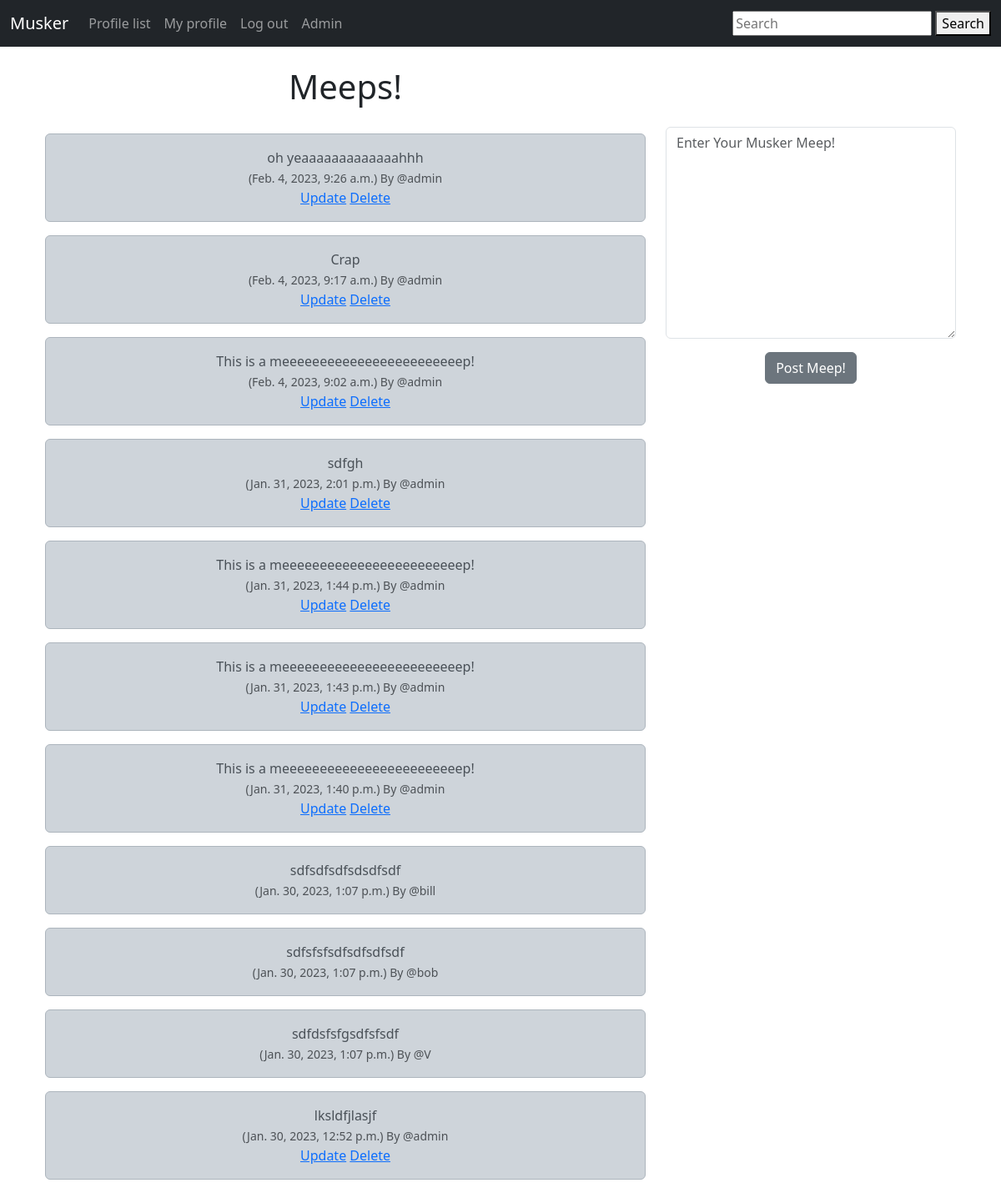
The app's page / (signed in) with its own data.
### musker/models.py (models this page shows, shortened)
class Meep(models.Model):
    user = models.ForeignKey(User, related_name='meeps', on_delete=models.DO_NOTHING)
    body = models.CharField(max_length=200)
    created_at = models.DateTimeField(auto_now_add=True)

### musker/views.py (the view, shortened to what this page needs)
# urls.py: path('', views.home, name='home'),
def home(request):
    if request.user.is_authenticated:
        form = MeepForm(request.POST or None)
        meeps = Meep.objects.all().order_by('-created_at')
        return render(request, 'home.html', {
            'meeps': meeps,
            'form': form,
        })
    else:
        meeps = Meep.objects.all().order_by('-created_at')
        return render(request, 'home.html', {
            'meeps': meeps,
        })

### musker/forms.py
class MeepForm(forms.ModelForm):
    body = forms.CharField(required=True,
                           widget=forms.widgets.Textarea(
                               attrs={
                                   "placeholder": "Enter Your Musker Meep!",
                                   "class": "form-control",
                               }
                           ),
                           label="",
                           )
    class Meta:
        model = Meep
        exclude = ("user",)

### musker/templates/home.html (shortened to what this page needs)
{% extends 'base.html' %}
{% block content %}
<div class="container text-center">
    <div class="row">
        <div class="col-8">
	<h1>Meeps!</h1>
    <br/>
	{% for meep in meeps %}
		<div class="alert alert-dark" role="alert">
		  {{ meep.body }}<br/>
		  <small class="text-muted">
		  	({{ meep.created_at}}) By
		  	@{{ meep.user.username }}
		  </small>
            <br>
        {% if request.user == meep.user %}
            <a href="{% url 'update' meep.pk  %}">Update</a>
            <a href="{% url 'delete' meep.pk  %}">Delete</a>
        {% endif %}
		</div>
	{% endfor %}
        </div>
        <div class="col-4">
                        <br/><br/><br/>
        {% if form %}
            <form  method=POST>
                {{ form.as_p }}
              <button type="submit" class="btn btn-secondary">Post Meep!</button>
            </form>
        {% endif %}
        </div>
    </div>
</div>
{% endblock %}

### records on screen
Meep: body "oh yeaaaaaaaaaaaaahhh", created_at "Feb. 4, 2023, 9:26 a.m.", user.username "admin", shows "Update"
Meep: body "Crap", created_at "Feb. 4, 2023, 9:17 a.m.", user.username "admin", shows "Update"
Meep: body "This is a meeeeeeeeeeeeeeeeeeeeeeeep!", created_at "Feb. 4, 2023, 9:02 a.m.", user.username "admin", shows "Update"
Meep: body "sdfgh", created_at "Jan. 31, 2023, 2:01 p.m.", user.username "admin", shows "Update"
Meep: body "This is a meeeeeeeeeeeeeeeeeeeeeeeep!", created_at "Jan. 31, 2023, 1:44 p.m.", user.username "admin", shows "Update"
Meep: body "This is a meeeeeeeeeeeeeeeeeeeeeeeep!", created_at "Jan. 31, 2023, 1:43 p.m.", user.username "admin", shows "Update"
Meep: body "This is a meeeeeeeeeeeeeeeeeeeeeeeep!", created_at "Jan. 31, 2023, 1:40 p.m.", user.username "admin", shows "Update"
Meep: body "sdfsdfsdfsdsdfsdf", created_at "Jan. 30, 2023, 1:07 p.m.", user.username "bill"
Meep: body "sdfsfsfsdfsdfsdfsdf", created_at "Jan. 30, 2023, 1:07 p.m.", user.username "bob"
Meep: body "sdfdsfsfgsdfsfsdf", created_at "Jan. 30, 2023, 1:07 p.m.", user.username "V"
Meep: body "lksldfjlasjf", created_at "Jan. 30, 2023, 12:52 p.m.", user.username "admin", shows "Update"
